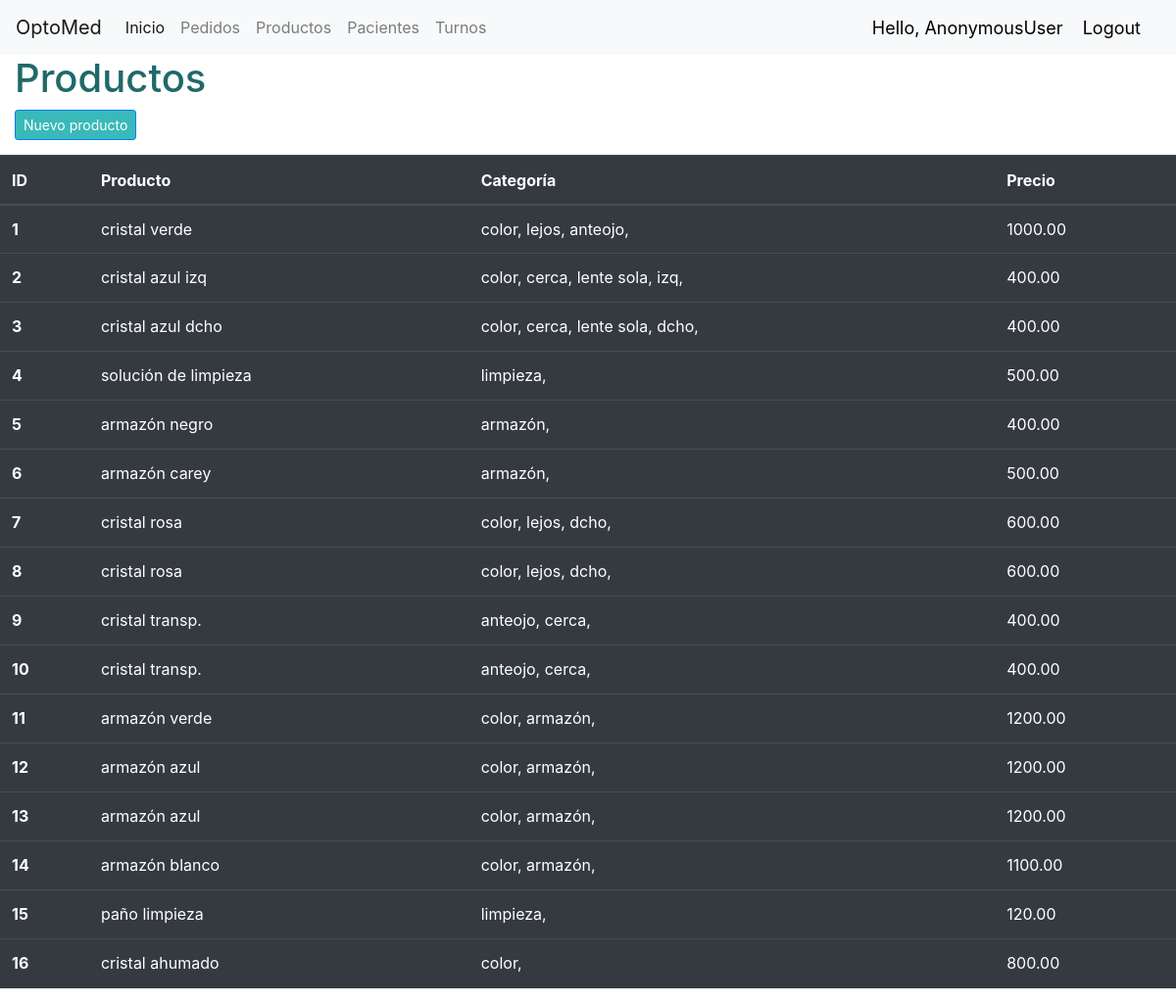
Page /pedidos/productos/ on the committed database.
### pedidos/models.py (models this page shows, shortened)
class Producto(models.Model):
  CATEGORÍA = (
            ('Lente', 'Lente'),
            ('Otro', 'Otro'),
            )
  DISTANCIA = (
              ('Lejos', 'Lejos'),
              ('Cerca', 'Cerca'),
              )
  LADO = (
          ('Izquierdo', 'Izquierdo'),
          ('Derecho', 'Derecho'),
          ('Ambos', 'Ambos'),
        )
  ARMAZÓN = (
              ('Sí', 'Sí'),
              ('No', 'No'),
            )
  nombre = models.CharField(max_length=100, null=True)
  precio = models.DecimalField(null=True, max_digits=20, decimal_places=2, default=0.00)
  categoría = models.CharField(max_length=50, null=True, choices=CATEGORÍA, default="Otro")
  distancia = models.CharField(max_length=15, null=True, blank=True, choices=DISTANCIA)
  lado = models.CharField(max_length=15, null=True, blank=True, choices=LADO)
  armazón = models.CharField(max_length=15, null=True, blank=True, choices=ARMAZÓN)
  descripción = models.CharField(max_length=100, null=True, blank=True)
  fecha_creación =  models.DateTimeField(auto_now_add=True, null=True)
  tags = models.ManyToManyField(Tag)
  stock = models.IntegerField(null=True, blank=True, default=0)

class Tag(models.Model):
  nombre = models.CharField(max_length=200, null=True)
  def __str__(self):
    return self.nombre

### pedidos/views.py (the view)
# urls.py: path('productos/', inicio_view.productos, name="productos"),
def productos(request):
  return render(request, "pedidos/productos.html", context)

### pedidos/templates/pedidos/productos.html (shortened to what this page needs)
{% extends "pedidos/layout.html" %}
{% block body %}
  <h1> Productos </h1>
<a class="btn btn-primary btn-sm" style="background-color: #39b9b9; margin-left: 15px; margin-bottom: 15px;" href="{% url 'pedidos:nuevo_producto' %}">Nuevo producto</a>
<table class="table table-hover table-dark">
  <thead>
    <tr>
      <th scope="col">ID</th>
      <th scope="col">Producto</th>
      <th scope="col">Categoría</th>
      <th scope="col">Precio</th>
    </tr>
  </thead>
  <tbody>
        {% for producto in productos %}
          <tr>
          <th scope="row">{{ producto.pk }}</th>
          <td>{{ producto.nombre }}</td>
          <td>
              {% for tag in producto.tags.all %}
                {{ tag }},
              {% endfor %}
          </td>
          <td>{{ producto.precio }}</td>
          </tr>
        {% endfor %}
  </tbody>
</table>
{% endblock %}

### pedidos/static/pedidos/styles.css (style rules this page uses)
body { margin: 0; padding: 0; }
h1 { color: rgb(32, 105, 105); margin: 25px 15px; }
tr { height: 50px; }
.btn-primary { background-color: rgb(32, 105, 105); }

### rows in the picture
Producto: pk "1", nombre "cristal verde", precio "1000.00"
Tag: nombre "color"
Tag: nombre "lejos"
Tag: nombre "anteojo"
Producto: pk "2", nombre "cristal azul izq", precio "400.00"
Tag: nombre "cerca"
Tag: nombre "lente sola"
Tag: nombre "izq"
Producto: pk "3", nombre "cristal azul dcho", precio "400.00"
Tag: nombre "dcho"
Producto: pk "4", nombre "solución de limpieza", precio "500.00"
Tag: nombre "limpieza"
Producto: pk "5", nombre "armazón negro", precio "400.00"
Tag: nombre "armazón"
Producto: pk "6", nombre "armazón carey", precio "500.00"
Producto: pk "7", nombre "cristal rosa", precio "600.00"
Producto: pk "8", nombre "cristal rosa", precio "600.00"
Producto: pk "9", nombre "cristal transp.", precio "400.00"
Producto: pk "10", nombre "cristal transp.", precio "400.00"
Producto: pk "11", nombre "armazón verde", precio "1200.00"
Producto: pk "12", nombre "armazón azul", precio "1200.00"
Producto: pk "13", nombre "armazón azul", precio "1200.00"
Producto: pk "14", nombre "armazón blanco", precio "1100.00"
Producto: pk "15", nombre "paño limpieza", precio "120.00"
Producto: pk "16", nombre "cristal ahumado", precio "800.00"

### other values in the picture
{{ request.user }} "AnonymousUser"
